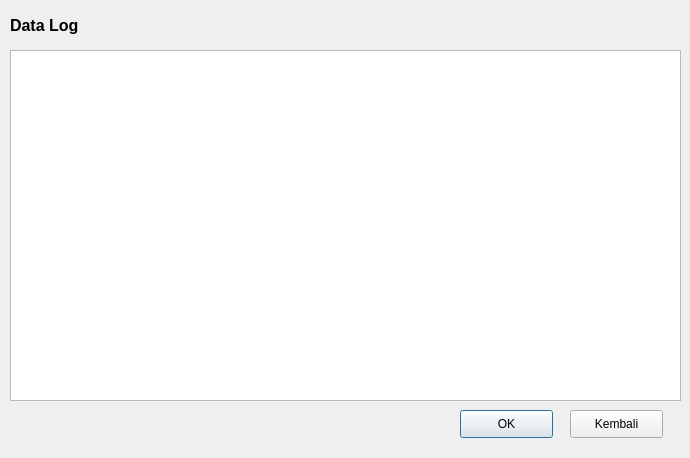
<?xml version="1.0" encoding="UTF-8"?>
<ui version="4.0">
 <class>Dialog</class>
 <widget class="QDialog" name="Dialog">
  <property name="geometry">
   <rect>
    <x>0</x>
    <y>0</y>
    <width>690</width>
    <height>458</height>
   </rect>
  </property>
  <property name="windowTitle">
   <string>Dialog</string>
  </property>
  <widget class="QLabel" name="label">
   <property name="geometry">
    <rect>
     <x>10</x>
     <y>10</y>
     <width>211</width>
     <height>31</height>
    </rect>
   </property>
   <property name="font">
    <font>
     <pointsize>12</pointsize>
     <weight>75</weight>
     <bold>true</bold>
    </font>
   </property>
   <property name="text">
    <string>Data Log</string>
   </property>
  </widget>
  <widget class="QPushButton" name="pushButton">
   <property name="geometry">
    <rect>
     <x>460</x>
     <y>410</y>
     <width>93</width>
     <height>28</height>
    </rect>
   </property>
   <property name="text">
    <string>OK</string>
   </property>
  </widget>
  <widget class="QPushButton" name="pushButton_2">
   <property name="geometry">
    <rect>
     <x>570</x>
     <y>410</y>
     <width>93</width>
     <height>28</height>
    </rect>
   </property>
   <property name="text">
    <string>Kembali</string>
   </property>
  </widget>
  <widget class="QTableView" name="tableView">
   <property name="geometry">
    <rect>
     <x>10</x>
     <y>50</y>
     <width>671</width>
     <height>351</height>
    </rect>
   </property>
  </widget>
 </widget>
 <resources/>
 <connections/>
</ui>
